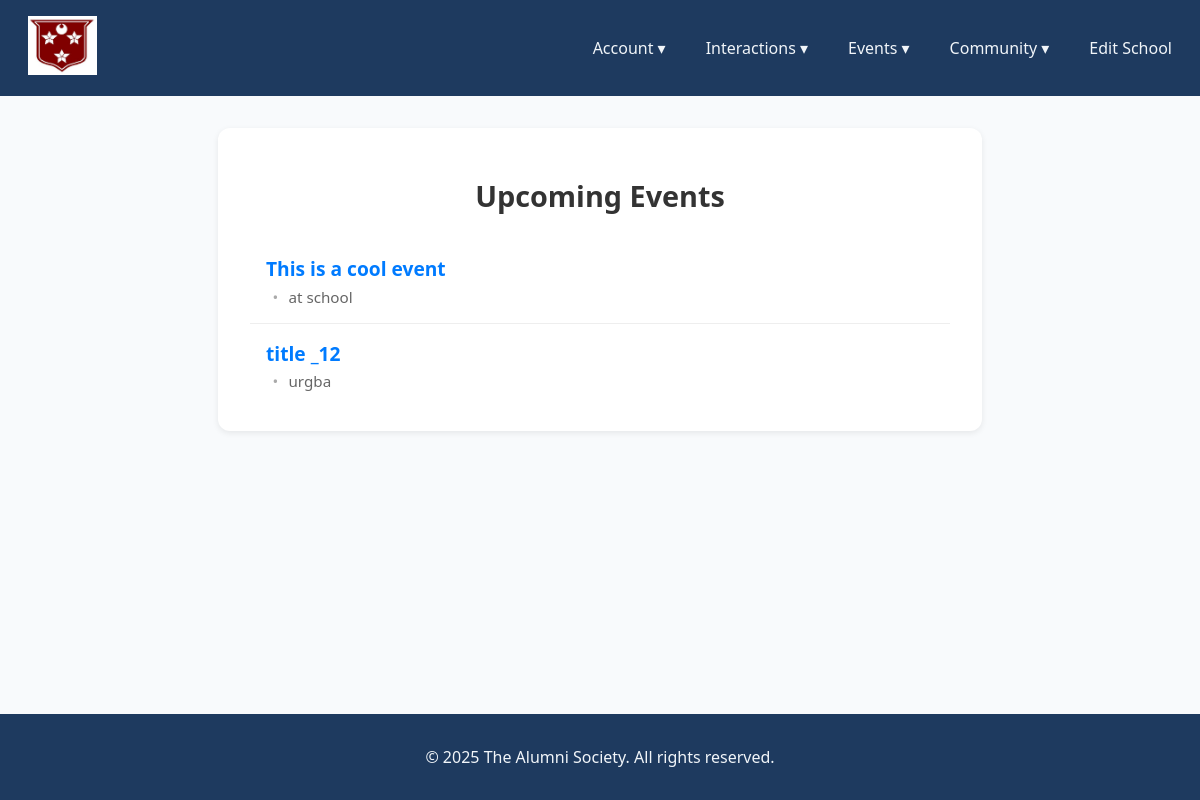
/events/ (signed in), run on the app's committed database.
### Accounts/models.py (models this page shows, shortened)
class User(AbstractUser):
    school = models.ForeignKey(School, on_delete=models.CASCADE, related_name="users", null=True, blank=True)
    graduation_year = models.PositiveIntegerField(null=True, blank=True)
    occupation = models.CharField(max_length=100, blank=True)
    bio = models.TextField(blank=True)
    linkedin_url = models.URLField(blank=True)
    profile_picture = models.ImageField(upload_to='profile_pics/', blank=True, null=True)
    is_staff_account = models.BooleanField(default=False)
    is_superuser_account = models.BooleanField(default=False)
    is_student_account = models.BooleanField(default=False)

### schools/models.py (models this page shows, shortened)
class School(models.Model):
    name = models.CharField(max_length=255, unique=True)
    logo = models.ImageField(upload_to="school_logos/", blank=True, null=True)
    description = models.TextField(blank=True)
    address = models.TextField(blank=True)
    banner_image = models.ImageField(upload_to="school_banners/", blank=True, null=True)

### events/models.py (models this page shows, shortened)
class Event(models.Model):
    school = models.ForeignKey(
        School,
        on_delete=models.CASCADE,
        related_name="Events",
        default=1
    )
    title = models.CharField(max_length=200)
    description = models.TextField()
    location = models.CharField(max_length=200, blank=True)
    start_time = models.DateTimeField()
    end_time = models.DateTimeField()
    created_by = models.ForeignKey(
        settings.AUTH_USER_MODEL,
        on_delete=models.CASCADE,
        related_name="events_created"
    )
    created_at = models.DateTimeField(auto_now_add=True)
    updated_at = models.DateTimeField(auto_now=True)

### events/views.py (the view)
# urls.py: path("", views.event_list_view, name="event_list"),
def event_list_view(request):
    events = Event.objects.filter(school=request.user.school).order_by("start_time")
    return render(request, "events/event_list.html", {"events": events})

### events/templates/events/event_list.html
{% extends "Main/base.html" %}
{% block content %}
<div class="event-list_container">
    <h2 class="event-list_title">Upcoming Events</h2>
    <ul class="event-list_items">
        {% for event in events %}
            <li class="event-list_item">
                <a href="{% url 'events:event_detail' event.pk %}" class="event-list_link">
                    {{ event.title }}
                </a>
                <div class="event-list_meta">
                    {{ event.date|date:"D, d M Y H:i" }} <span>•</span> {{ event.location }}
                </div>
            </li>
        {% empty %}
            <li class="event-list_empty">No events yet.</li>
        {% endfor %}
    </ul>
</div>
{% endblock %}

### Main/templates/Main/base.html (shortened to what this page needs)
<!DOCTYPE html>
<html lang="en">
<head>
    {% load static %}
    <link rel="stylesheet" href="{% static 'Main/style.css' %}">
</head>
<body>
<nav>
  <div class="nav-container">
    <div class="logo">
      <a href="{% url 'Main:homepage' %}" class="logo1">
        <p class="navtitle">
          {% if user.is_authenticated %}
            <img class="navbar-logo" src="{{ user.school.logo.url }}">
          {% else %}
            <img class="navbar-logo" src="{% static 'images/The Alumni Society Logo.png' %}" alt="Logo">
            {% endif %}
      </a>
    </div>
    <ul class="nav-links">
      {% if user.is_authenticated %}
      <li class="dropdown">
        <a href="#">Account ▾</a>
      </li>
      <li class="dropdown">
        <a href="#">Interactions ▾</a>
      </li>
      <li class="dropdown">
        <a href="#">Events ▾</a>
      </li>
      <li class="dropdown">
        <a href="#">Community ▾</a>
      </li>
      {% else %}
      <li><a href="{% url 'Accounts:login' %}">Login</a></li>
      <li><a href="{% url 'Accounts:create_account' %}">Create Account</a></li>
      {% endif %}
      {% if user.is_staff_account %}
      <li><a href="{% url 'schools:edit_school' user.school.id %}">Edit School</a></li>
      {% endif %}
    </ul>
  </div>
</nav>
    <main>
        {% block content %}
        {% endblock %}
    </main>
    <footer>
        <p>&copy; {{ year|default:2025 }} The Alumni Society. All rights reserved.</p>
    </footer>
</body>
</html>

### Main/static/Main/style.css (style rules this page uses)
nav { background: #1e3a5f; padding: 0.5rem 1rem; }
footer { background: #1e3a5f; padding: 1rem 0; text-align: center; color: #f1f5f9; }
.nav-container { display: flex; justify-content: space-between; align-items: center; max-height: 80px; }
.nav-links { list-style: none; display: flex; gap: 1rem; margin: 0; padding: 0; }
.nav-links li { position: relative; }
.logo1 { text-decoration: none; color: inherit; }
.navtitle { color: #f1f5f9; text-decoration: none; padding: 0.5rem 0.75rem; display: block; }
.nav-links a { color: #f1f5f9; text-decoration: none; padding: 0.5rem 0.75rem; display: block; }
body { display: flex; flex-direction: column; min-height: 100vh; margin: 0; padding: 0; font-family: 'Segoe UI', Arial, sans-serif; background-color: #f8fafc; color: #222; }
main { flex: 1; }
.event-list_container { max-width: 700px; margin: 2rem auto; padding: 1.5rem 2rem; background: #fff; border-radius: 12px; box-shadow: 0 2px 6px rgba(0,0,0,0.08); }
.event-list_title { font-size: 1.8rem; text-align: center; margin-bottom: 1.5rem; color: #333; }
.event-list_items { list-style: none; padding: 0; margin: 0; }
.event-list_item { padding: 1rem; border-bottom: 1px solid #eee; }
.event-list_item:last-child { border-bottom: none; }
.event-list_link { font-size: 1.2rem; font-weight: 600; color: #007bff; text-decoration: none; display: block; margin-bottom: 0.3rem; transition: color 0.2s ease; }
.event-list_meta { font-size: 0.95rem; color: #666; }
.event-list_meta span { margin: 0 0.4rem; color: #aaa; }
.navbar-logo { min-height: 50px; max-width: 120px; max-height: 60px; height: auto; width: auto; object-fit: contain; }

### data on the page
User: school.logo (picture)
Event: title "This is a cool event", location "at school"
Event: title "title _12", location "urgba"

### other printed values
{{ year|default:2025 }} "2025"
